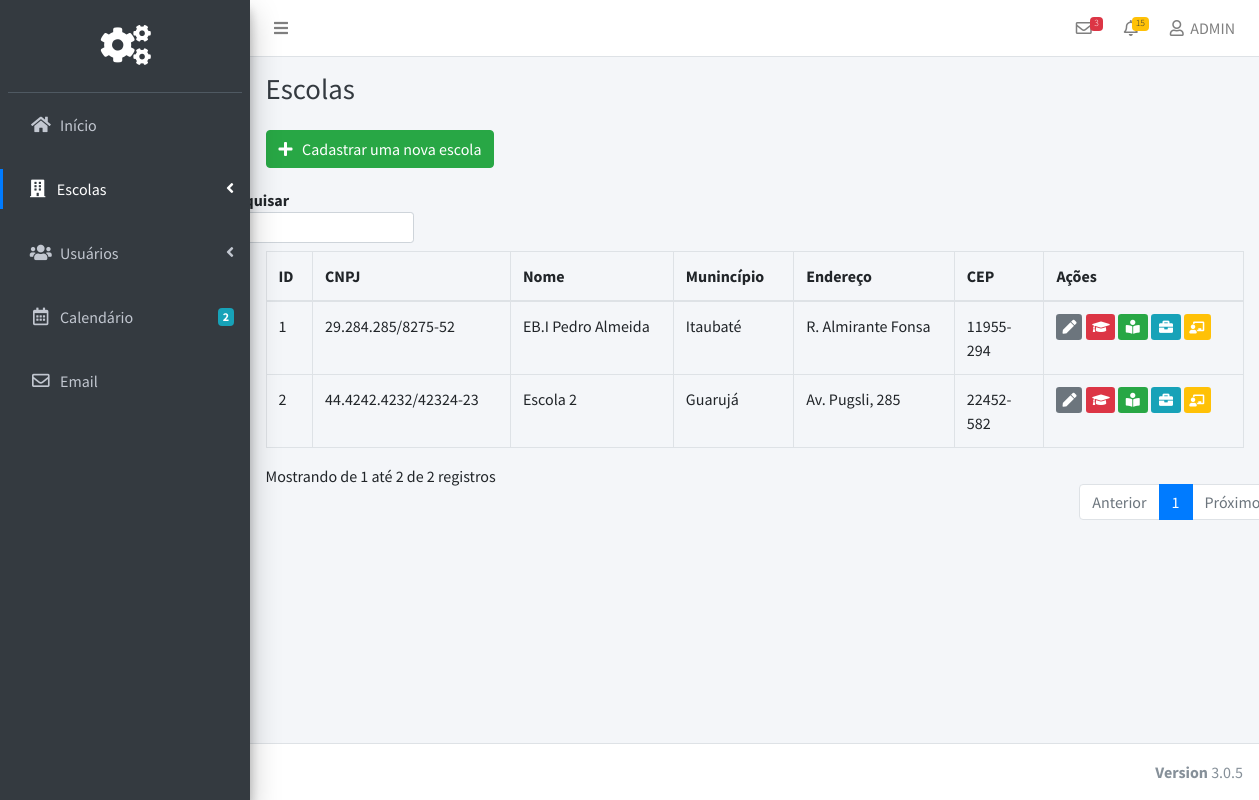
The app's page /Pages/Admin/escolas.php (signed in), older data.
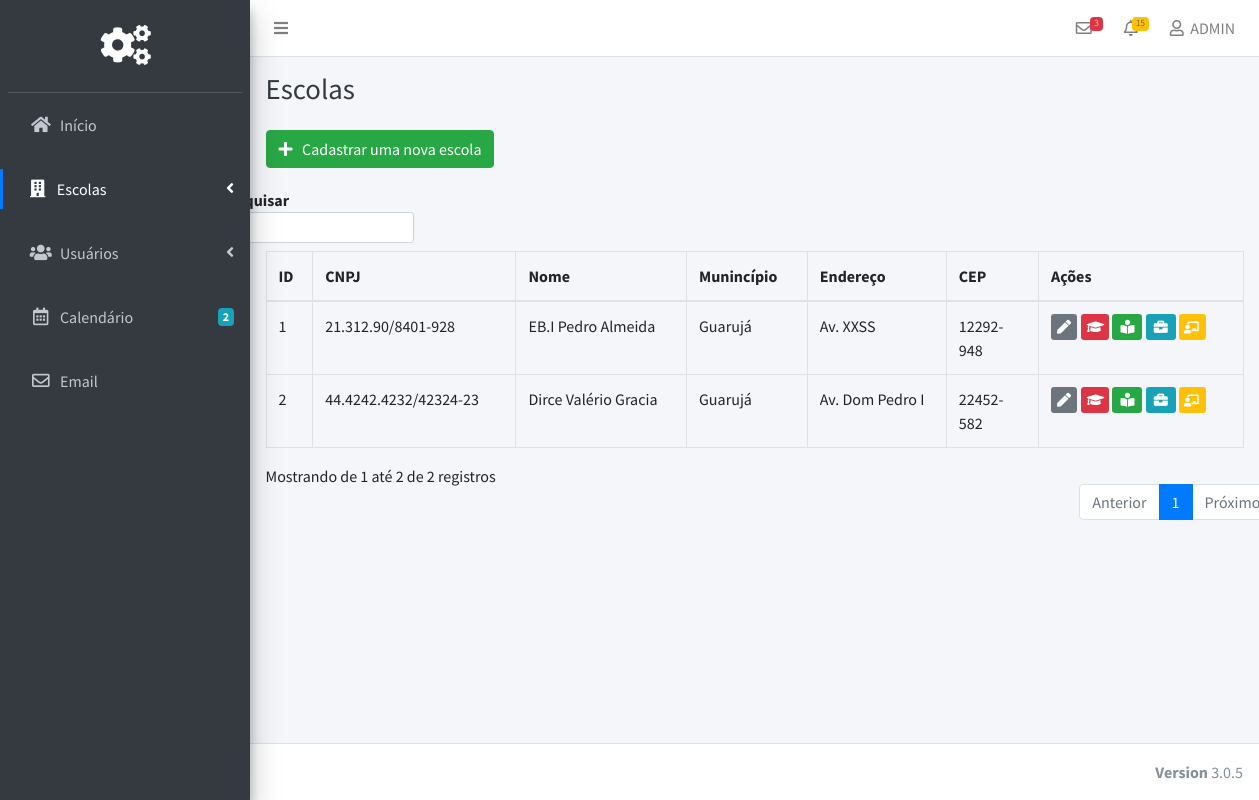
The same page, newer data.
### tables this page shows
CREATE TABLE `Escolas` (
  `Escola_Codigo` bigint(20) NOT NULL,
  `Escola_CNPJ` varchar(255) NOT NULL,
  `Escola_Nome` varchar(255) NOT NULL,
  `Escola_CEP` varchar(255) NOT NULL,
  `Escola_Munincipio` varchar(255) NOT NULL,
  `Escola_Endereco` varchar(255) NOT NULL
);

### src/Pages/Admin/escolas.php (the view, shortened to what the changed rows need)
<?php
include('../../Scripts/Database/Connection.php');
?>
<!DOCTYPE html>
<html>
<head>
  <link rel="stylesheet" href="../../plugins/fontawesome-free/css/all.min.css">
<link rel="stylesheet" href="../../assets/Admin/css/style.css">
  <link rel="stylesheet" href="https://code.ionicframework.com/ionicons/2.0.1/css/ionicons.min.css">
  <link rel="stylesheet" href="../../plugins/tempusdominus-bootstrap-4/css/tempusdominus-bootstrap-4.min.css">
  <link rel="stylesheet" href="../../plugins/icheck-bootstrap/icheck-bootstrap.min.css">
  <link rel="stylesheet" href="../../plugins/jqvmap/jqvmap.min.css">
  <link rel="stylesheet" href="../../plugins/toastr/toastr.min.css">
  <link rel="stylesheet" href="../../assets/Global/css/adminlte.min.css">
  <link rel="stylesheet" href="../../assets/Global/css/style.css">
  <link rel="stylesheet" href="../../plugins/overlayScrollbars/css/OverlayScrollbars.min.css">
  <link rel="stylesheet" href="../../plugins/daterangepicker/daterangepicker.css">
  <link rel="stylesheet" href="../../plugins/summernote/summernote-bs4.css">
</head>
<body class="hold-transition sidebar-mini layout-fixed">
<div class="wrapper">
  <div class="content-wrapper">
    <div class="content-header">
      <div class="container-fluid">
        <div class="row mb-2">
          <div class="col-sm-6">
            <h1 class="m-0 text-dark">Escolas</h1>
          </div>
        </div>
      </div>
    </div>
    <section class="content">
      <div class="container-fluid">
        <table class="table table-bordered display" id="tabela" width="100%" cellspacing="0">
          <form action="" id="myform">
        <thead>
         <tr>
           <th>ID</th>
      <th>CNPJ</th>
        <th>Nome</th>
        <th>Munincípio</th>
        <th>Endereço</th>
<th>CEP </th>
               <th>Ações</th>
      </tr>
        </thead>
      <tbody>
<?php
$result =  mysqli_query($conn,"SELECT * FROM Escolas");
while($row = mysqli_fetch_array($result))
{
echo "<tr>";
echo "<td>" . $row['Escola_Codigo'] . "</td>";
echo "<td>" . $row['Escola_CNPJ'] . "</td>";
echo "<td>" . $row['Escola_Nome'] . "</td>";
echo "<td>" . $row['Escola_Munincipio'] . "</td>";
echo "<td>" . $row['Escola_Endereco'] . "</td>";
echo "<td>" . $row['Escola_CEP'] . "</td>";
echo '<td><a class="btn-sm  btn-secondary btnEditar" id="editar" href="#"> <i class="fa fa-pen"></i>   </a>
&nbsp;
  <a class="btn-sm btn-danger btnProfessores" name="professores" href="#"><i class="fa fa-graduation-cap"></i></a>
  <a class="btn-sm btn-success btnAlunos" name="alunos" href="#"><i class="fa fa-book-reader"></i></a>
  <a class="btn-sm btn-info  btnFuncionarios" name="funcionarios" href="#"><i class="fa fa-briefcase"></i></a>
  <a class="btn-sm btn-warning text-white btnTurmas" name="turmas" href="#"><i class="fa fa-chalkboard-teacher"></i></a>
</td>';
echo "</tr>";
}
?>
      </tbody>
      </table>
      </div>
    </section>
  </div>
</div>
</body>
</html>

Row changes from the older to the newer data that the page shows:
changed escolas "EB.I Pedro Almeida": Escola_CNPJ "29.284.285/8275-52" → "21.312.90/8401-928"; Escola_Munincipio "Itaubaté" → "Guarujá"; Escola_Endereco "R. Almirante Fonsa" → "Av. XXSS"; Escola_CEP "11955-294" → "12292-948"
changed escolas id 2: Escola_Nome "Escola 2" → "Dirce Valério Gracia"; Escola_Endereco "Av. Pugsli, 285" → "Av. Dom Pedro I"
